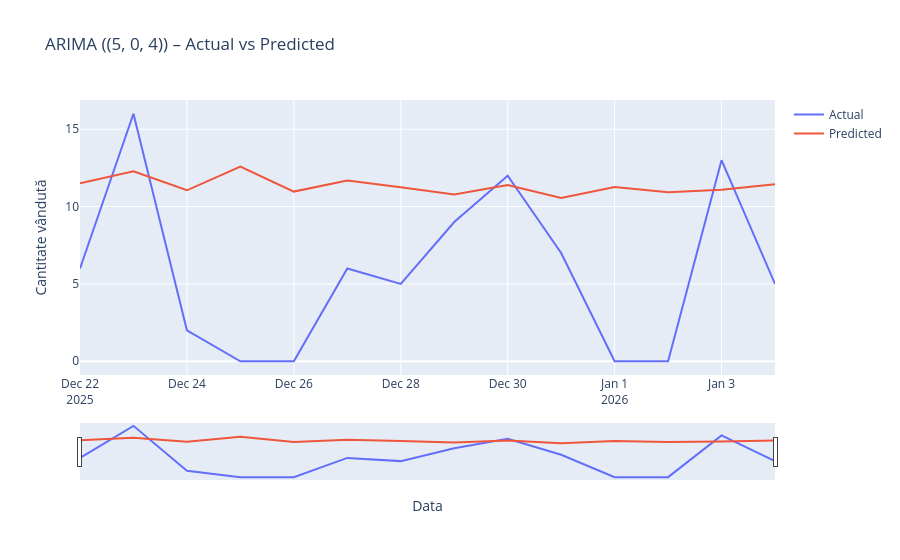
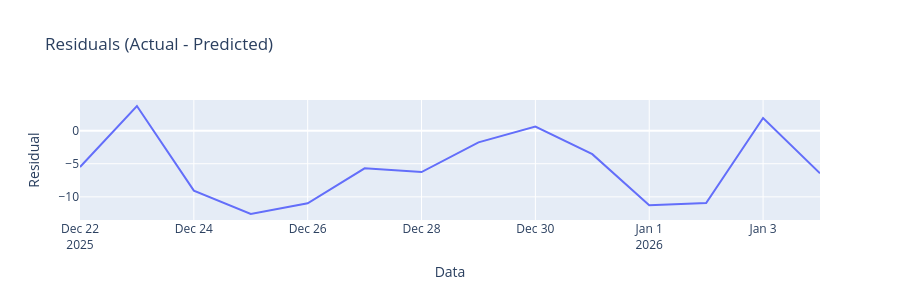

These figures' notebook cell, in order:
### Markdown cell above
## 10. Visualization - Actual vs Predicted

### Code cell
df_plot = pd.DataFrame({
    "DATA": test.index,
    "Actual": test.values,
    "Predicted": predictions
})

df_long = df_plot.melt(id_vars="DATA", value_vars=["Actual", "Predicted"], var_name="Serie", value_name="Cantitate")

fig = px.line(
    df_long,
    x="DATA",
    y="Cantitate",
    color="Serie",
    title=f"ARIMA ({selected_order}) – Actual vs Predicted",
    labels={"DATA": "Data", "Cantitate": "Cantitate vândută"}
)
fig.update_layout(
    xaxis_title="Data",
    yaxis_title="Cantitate vândută",
    hovermode="x unified",
    legend_title_text=""
)
fig.update_xaxes(rangeslider_visible=True)
fig.show()

# Residuals plot
residuals = test.values - predictions
fig2 = px.line(x=test.index, y=residuals, title="Residuals (Actual - Predicted)", labels={"x": "Data", "y": "Residual"})
fig2.update_layout(height=300)
fig2.show()

### Figure 1 — Plotly figure (JSON) as saved in the notebook; plotly's stock layout.template omitted (floating-point values rounded to 4 significant figures)
{"data": [{"hovertemplate": "Serie=Actual<br>Data=%{x}<br>Cantitate vândută=%{y}<extra></extra>", "legendgroup": "Actual", "line": {"color": "#636efa", "dash": "solid"}, "marker": {"symbol": "circle"}, "mode": "lines", "name": "Actual", "orientation": "v", "showlegend": true, "type": "scatter", "x": ["2025-12-22T00:00:00", "2025-12-23T00:00:00", "2025-12-24T00:00:00", "2025-12-25T00:00:00", "2025-12-26T00:00:00", "2025-12-27T00:00:00", "2025-12-28T00:00:00", "2025-12-29T00:00:00", "2025-12-30T00:00:00", "2025-12-31T00:00:00", "2026-01-01T00:00:00", "2026-01-02T00:00:00", "2026-01-03T00:00:00", "2026-01-04T00:00:00"], "xaxis": "x", "y": [6.0, 16.0, 2.0, 0.0, 0.0, 6.0, 5.0, 9.0, 12.0, 7.0, 0.0, 0.0, 13.0, 5.0], "yaxis": "y"}, {"hovertemplate": "Serie=Predicted<br>Data=%{x}<br>Cantitate vândută=%{y}<extra></extra>", "legendgroup": "Predicted", "line": {"color": "#EF553B", "dash": "solid"}, "marker": {"symbol": "circle"}, "mode": "lines", "name": "Predicted", "orientation": "v", "showlegend": true, "type": "scatter", "x": ["2025-12-22T00:00:00", "2025-12-23T00:00:00", "2025-12-24T00:00:00", "2025-12-25T00:00:00", "2025-12-26T00:00:00", "2025-12-27T00:00:00", "2025-12-28T00:00:00", "2025-12-29T00:00:00", "2025-12-30T00:00:00", "2025-12-31T00:00:00", "2026-01-01T00:00:00", "2026-01-02T00:00:00", "2026-01-03T00:00:00", "2026-01-04T00:00:00"], "xaxis": "x", "y": [11.5, 12.28, 11.05, 12.59, 10.97, 11.69, 11.25, 10.78, 11.4, 10.55, 11.26, 10.93, 11.09, 11.44], "yaxis": "y"}], "layout": {"hovermode": "x unified", "legend": {"title": {"text": ""}, "tracegroupgap": 0}, "title": {"text": "ARIMA ((5, 0, 4)) – Actual vs Predicted"}, "xaxis": {"anchor": "y", "domain": [0, 1], "rangeslider": {"visible": true}, "title": {"text": "Data"}}, "yaxis": {"anchor": "x", "domain": [0, 1], "title": {"text": "Cantitate vândută"}}}}

### Figure 2 — Plotly figure (JSON) as saved in the notebook; plotly's stock layout.template omitted (floating-point values rounded to 4 significant figures)
{"data": [{"hovertemplate": "Data=%{x}<br>Residual=%{y}<extra></extra>", "legendgroup": "", "line": {"color": "#636efa", "dash": "solid"}, "marker": {"symbol": "circle"}, "mode": "lines", "name": "", "orientation": "v", "showlegend": false, "type": "scatter", "x": ["2025-12-22T00:00:00", "2025-12-23T00:00:00", "2025-12-24T00:00:00", "2025-12-25T00:00:00", "2025-12-26T00:00:00", "2025-12-27T00:00:00", "2025-12-28T00:00:00", "2025-12-29T00:00:00", "2025-12-30T00:00:00", "2025-12-31T00:00:00", "2026-01-01T00:00:00", "2026-01-02T00:00:00", "2026-01-03T00:00:00", "2026-01-04T00:00:00"], "xaxis": "x", "y": [-5.501, 3.718, -9.052, -12.59, -10.97, -5.688, -6.251, -1.775, 0.6006, -3.552, -11.26, -10.93, 1.905, -6.441], "yaxis": "y"}], "layout": {"height": 300, "legend": {"tracegroupgap": 0}, "title": {"text": "Residuals (Actual - Predicted)"}, "xaxis": {"anchor": "y", "domain": [0, 1], "title": {"text": "Data"}}, "yaxis": {"anchor": "x", "domain": [0, 1], "title": {"text": "Residual"}}}}
